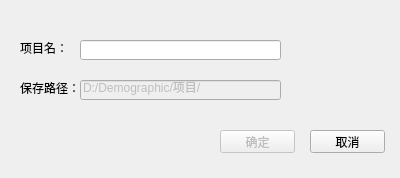
<?xml version="1.0" encoding="UTF-8"?>
<ui version="4.0">
 <class>projectname</class>
 <widget class="QDialog" name="projectname">
  <property name="geometry">
   <rect>
    <x>0</x>
    <y>0</y>
    <width>400</width>
    <height>178</height>
   </rect>
  </property>
  <property name="windowTitle">
   <string>Dialog</string>
  </property>
  <widget class="QLabel" name="label">
   <property name="geometry">
    <rect>
     <x>20</x>
     <y>40</y>
     <width>61</width>
     <height>16</height>
    </rect>
   </property>
   <property name="text">
    <string>项目名：</string>
   </property>
  </widget>
  <widget class="QLineEdit" name="projectname_2">
   <property name="geometry">
    <rect>
     <x>80</x>
     <y>40</y>
     <width>201</width>
     <height>20</height>
    </rect>
   </property>
  </widget>
  <widget class="QLabel" name="label_2">
   <property name="geometry">
    <rect>
     <x>20</x>
     <y>80</y>
     <width>71</width>
     <height>16</height>
    </rect>
   </property>
   <property name="text">
    <string>保存路径：</string>
   </property>
  </widget>
  <widget class="QLineEdit" name="projectroute">
   <property name="enabled">
    <bool>false</bool>
   </property>
   <property name="geometry">
    <rect>
     <x>80</x>
     <y>80</y>
     <width>201</width>
     <height>20</height>
    </rect>
   </property>
   <property name="text">
    <string>D:/Demographic/项目/</string>
   </property>
  </widget>
  <widget class="QPushButton" name="ok">
   <property name="enabled">
    <bool>false</bool>
   </property>
   <property name="geometry">
    <rect>
     <x>220</x>
     <y>130</y>
     <width>75</width>
     <height>23</height>
    </rect>
   </property>
   <property name="text">
    <string>确定</string>
   </property>
  </widget>
  <widget class="QPushButton" name="cancel">
   <property name="geometry">
    <rect>
     <x>310</x>
     <y>130</y>
     <width>75</width>
     <height>23</height>
    </rect>
   </property>
   <property name="text">
    <string>取消</string>
   </property>
  </widget>
 </widget>
 <resources/>
 <connections/>
</ui>
